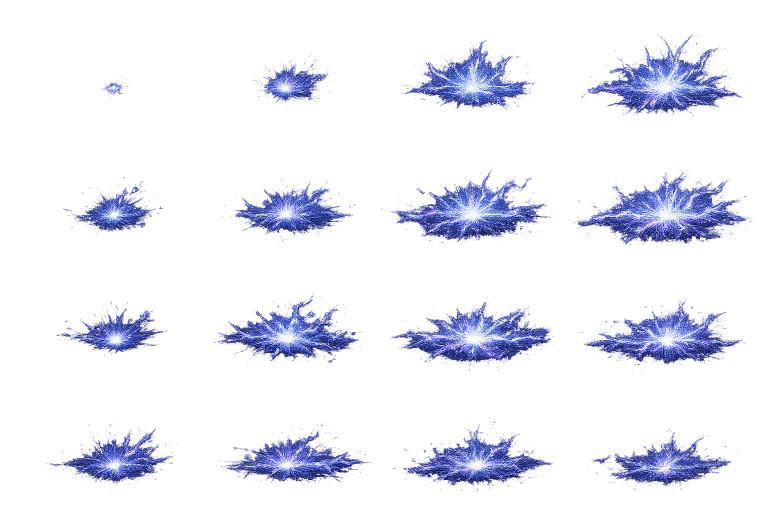
#> input picture client/VFX _1/EMP Strike skill.png, 1536 x 1024 px, found by its file name (shown at 1/2 size)
$ python cut_vfx.py
#> lines starting #> are read from the running program, lines starting #| are printed output that depends on the picture
"""
VFX Sprite Sheet Cutter + Packer  v2
Cuts each sheet into frames, pads uniformly (no content-shift centering),
packs into a horizontal sprite sheet for Phaser.
Output: client/assets/vfx/{name}/ (PNGs) + {name}_sheet.png + vfx_manifest.json
"""
from PIL import Image
import numpy as np
import os, json, math

SRC = r"C:\Work\stellar-drift\client\VFX _1"
DST = r"C:\Work\stellar-drift\client\assets\vfx"

# ── Grid definitions (cols, rows, frame_count, folder) ─────────────────────
GRIDS = {
    "EMP Strike skill.png":          ("emp_strike",        4, 4, 16),
    "Engine particle.png":           ("engine_particle",   3, 4, 12),
    "Hull hit.png":                  ("hull_hit",          4, 4, 16),
    "Laser beam1.png":               ("laser_beam1",       4, 3, 12),
    "Laser beam2.png":               ("laser_beam2",       4, 2,  8),
    "Plasma bolt.png":               ("plasma_bolt",       4, 4, 16),
    "plasma burst skill effect.png": ("plasma_burst",      4, 4, 16),
    "Repair Pulse skill.png":        ("repair_pulse",      4, 4, 16),
    "Targeting reticle.png":         ("targeting_reticle", 4, 4, 16),
}

FPS = {
    "emp_strike": 16, "engine_particle": 12, "hull_hit": 16,
    "laser_beam1": 12, "laser_beam2": 12, "plasma_bolt": 14,
    "plasma_burst": 14, "repair_pulse": 12, "targeting_reticle": 10,
}

TWEEN = {
    "emp_strike":        dict(scaleFrom=0.30, scalePeak=1.10, scaleEnd=0.85, alphaEnd=0.0, introDur=300, outroDur=250, ease="Quint.Out"),
    "engine_particle":   dict(scaleFrom=0.70, scalePeak=1.00, scaleEnd=1.00, alphaEnd=0.6, introDur=200, outroDur=350, ease="Sine.Out"),
    "hull_hit":          dict(scaleFrom=0.40, scalePeak=1.15, scaleEnd=0.90, alphaEnd=0.0, introDur=200, outroDur=280, ease="Back.Out"),
    "laser_beam1":       dict(scaleFrom=0.05, scalePeak=1.00, scaleEnd=0.90, alphaEnd=0.1, introDur=60,  outroDur=200, ease="Expo.Out"),
    "laser_beam2":       dict(scaleFrom=0.20, scalePeak=1.20, scaleEnd=1.00, alphaEnd=0.0, introDur=100, outroDur=200, ease="Back.Out"),
    "plasma_bolt":       dict(scaleFrom=0.30, scalePeak=1.00, scaleEnd=0.95, alphaEnd=0.1, introDur=160, outroDur=280, ease="Sine.Out"),
    "plasma_burst":      dict(scaleFrom=0.25, scalePeak=1.10, scaleEnd=0.90, alphaEnd=0.0, introDur=240, outroDur=300, ease="Quint.Out"),
    "repair_pulse":      dict(scaleFrom=0.45, scalePeak=1.05, scaleEnd=1.00, alphaEnd=0.1, introDur=350, outroDur=400, ease="Sine.InOut"),
    "targeting_reticle": dict(scaleFrom=1.50, scalePeak=1.00, scaleEnd=1.00, alphaEnd=0.8, introDur=500, outroDur=300, ease="Expo.Out"),
}

PAD = 0.10   # padding fraction added on each side of the raw cell


def cut_and_pad(path, nc, nr, nframes, pad=PAD):
    """
    Cut sprite sheet into padded RGBA frames.
    Each raw cell is placed centered on a canvas that is (1 + 2*pad) larger.
    Returns list of PIL Images and the output (fw, fh).
    """
#> called with nc = 4, nr = 4, nframes = 16, pad = 0.1
    img = Image.open(path).convert("RGBA")
#> img is the input picture: PIL image 1536x1024 RGBA; mean R, G, B, A 19.1, 20.8, 37.6, 33.3
    W, H = img.size
#> W = 1536; H = 1024
    arr = np.array(img)

    # Compute cell boundaries using linspace (handles non-integer divisions)
    xs = [int(round(i * W / nc)) for i in range(nc + 1)]
#> xs = [0, 384, 768, 1152, 1536]
    ys = [int(round(i * H / nr)) for i in range(nr + 1)]
#> ys = [0, 256, 512, 768, 1024]

    # Max cell size across all cells (usually uniform, except rounding)
    cell_w = max(xs[c + 1] - xs[c] for c in range(nc))
#> cell_w = 384
    cell_h = max(ys[r + 1] - ys[r] for r in range(nr))
#> cell_h = 256

    # Output frame size: cell + symmetric padding, rounded to even
    fw = int(math.ceil(cell_w * (1 + 2 * pad) / 2) * 2)
#> fw = 462
    fh = int(math.ceil(cell_h * (1 + 2 * pad) / 2) * 2)

    frames = []
    for idx in range(nframes):
        row = idx // nc
        col = idx % nc
        x0, x1 = xs[col], xs[col + 1]
        y0, y1 = ys[row], ys[row + 1]
        cell_crop = arr[y0:y1, x0:x1, :]
        cw = x1 - x0
        ch = y1 - y0

        # Place cell centered on the padded canvas
        canvas = Image.new("RGBA", (fw, fh), (0, 0, 0, 0))
        ox = (fw - cw) // 2
        oy = (fh - ch) // 2
        canvas.paste(Image.fromarray(cell_crop), (ox, oy))
        frames.append(canvas)
#> this loop made 16 passes
#> pass 1, in cut_and_pad, `cell_crop = arr[y0:y1, x0:x1, :]`:
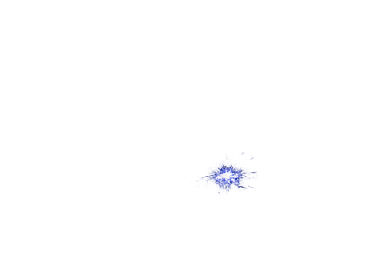
#> cell_crop: shape (256, 384, 4); mean R, G, B, A 2.1, 2.5, 3.5, 1.3; transparent parts drawn white
#> pass 3, in cut_and_pad, `cell_crop = arr[y0:y1, x0:x1, :]`:
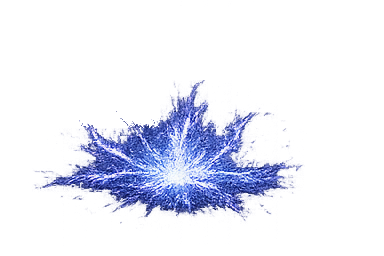
#> cell_crop: shape (256, 384, 4); mean R, G, B, A 22.3, 25, 43.8, 37.3; transparent parts drawn white
#> after the loop:
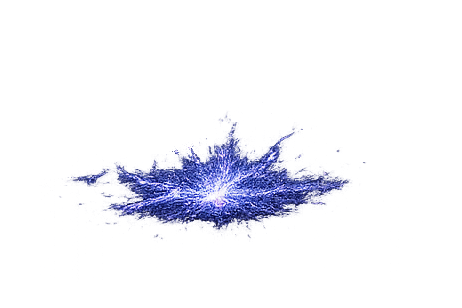
#> canvas: PIL image 462x308 RGBA; mean R, G, B, A 10.8, 11.6, 21.9, 19.7; transparent parts drawn white
#> after the loop:
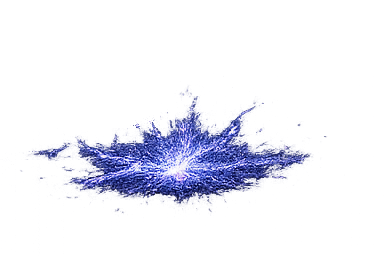
#> cell_crop: shape (256, 384, 4); mean R, G, B, A 15.7, 16.8, 31.6, 28.6; transparent parts drawn white
#> after the loop, frames = 16 items

    return frames, fw, fh


def pack_sheet(frames, fw, fh):
    """Horizontal sprite sheet: all frames in one row."""
    n = len(frames)
    sheet = Image.new("RGBA", (fw * n, fh), (0, 0, 0, 0))
    for i, img in enumerate(frames):
        sheet.paste(img, (i * fw, 0))
    return sheet


os.makedirs(DST, exist_ok=True)
manifest = {}

for fname, (folder, nc, nr, nframes) in GRIDS.items():
    src_path = os.path.join(SRC, fname)
    print(f"\nProcessing: {fname}")

    frames, fw, fh = cut_and_pad(src_path, nc, nr, nframes)
#> frames = 16 items; fw = 462; fh = 308
    print(f"  Grid {nc}x{nr} -> {nframes} frames, output {fw}x{fh} each")
#|   Grid 4x4 -> 16 frames, output 462x308 each

    # Save individual frames
    frame_dir = os.path.join(DST, folder)
    os.makedirs(frame_dir, exist_ok=True)
    for i, img in enumerate(frames):
        img.save(os.path.join(frame_dir, f"frame_{i:02d}.png"))
#> this loop made 16 passes
#> pass 1, `img.save(os.path.join(frame_dir, f"frame_{i:02d}.png"))`:
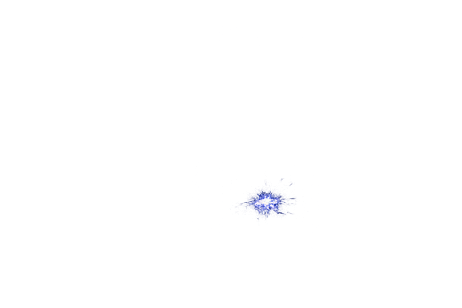
#> saved as frame_00.png: PIL image 462x308 RGBA; mean R, G, B, A 1.4, 1.8, 2.4, 0.9; transparent parts drawn white
#> pass 2, `img.save(os.path.join(frame_dir, f"frame_{i:02d}.png"))`:
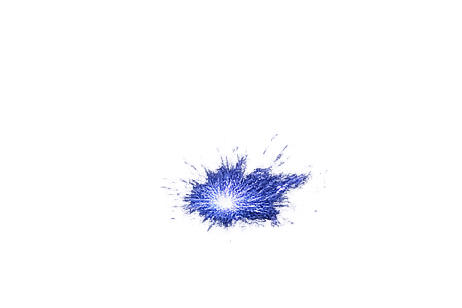
#> saved as frame_01.png: PIL image 462x308 RGBA; mean R, G, B, A 6.2, 6.8, 12.7, 8.9; transparent parts drawn white

    # Save sprite sheet
    sheet = pack_sheet(frames, fw, fh)
#> in pack_sheet, `n = len(frames)`: n = 16
#> in pack_sheet, `sheet = Image.new("RGBA", (fw * n, fh), (0, 0, 0, 0))`: sheet: PIL image 7392x308 RGBA; every value is 0
#> the loop in pack_sheet, `for i, img in enumerate(frames):` made 16 passes
#> after the loop in pack_sheet, `for i, img in enumerate(frames):`:
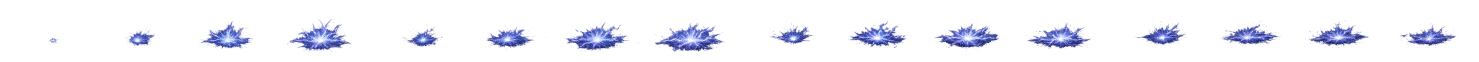
#> sheet: PIL image 7392x308 RGBA (shown at 1/5 size); mean R, G, B, A 13.2, 14.4, 26, 23; transparent parts drawn white
    sheet_path = os.path.join(DST, f"{folder}_sheet.png")
    sheet.save(sheet_path)
    print(f"  Saved: {folder}_sheet.png  ({fw*nframes}x{fh})")
#|   Saved: emp_strike_sheet.png  (7392x308)

    manifest[folder] = {
        "sheet":       f"assets/vfx/{folder}_sheet.png",
        "frameWidth":  fw,
        "frameHeight": fh,
        "frameCount":  nframes,
        "fps":         FPS[folder],
        "tween":       TWEEN[folder],
    }
#> pass 2 of the loop `for fname, (folder, nc, nr, nframes) in GRIDS.items():`:
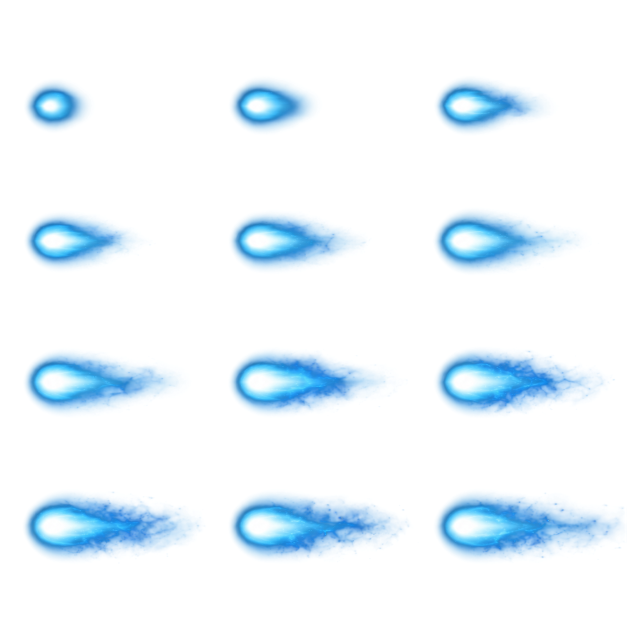
#> input picture client/VFX _1/Engine particle.png, 1254 x 1254 px, found by its file name (shown at 1/2 size)
#> in cut_and_pad, img is the input picture: PIL image 1254x1254 RGBA; mean R, G, B, A 18.7, 41.8, 57.9, 27.5
#> xs = [0, 418, 836, 1254]
#> ys = [0, 314, 627, 940, 1254]
#> cell_w = 418
#> cell_h = 314
#> in cut_and_pad (call 2), `fw = int(math.ceil(cell_w * (1 + 2 * pad) / 2) * 2)`: fw = 502
#> in cut_and_pad (call 2), `fh = int(math.ceil(cell_h * (1 + 2 * pad) / 2) * 2)`: fh = 378
#> the loop in cut_and_pad (call 2), `for idx in range(nframes):` made 12 passes
#> (x0, x1, y0, y1, ch) on passes 1 to 8: (0, 418, 0, 314, 314), (418, 836, 0, 314, 314), (836, 1254, 0, 314, 314), (0, 418, 314, 627, 313), (418, 836, 314, 627, 313), (836, 1254, 314, 627, 313), (0, 418, 627, 940, 313), (418, 836, 627, 940, 313)
#> after the loop in cut_and_pad (call 2), `for idx in range(nframes):`:
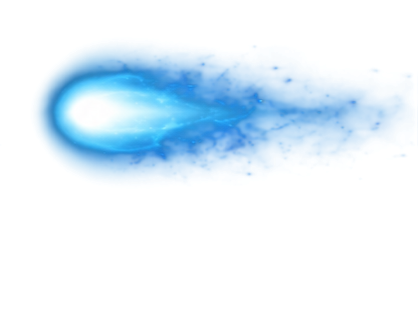
#> cell_crop: shape (314, 418, 4); mean R, G, B, A 24.9, 60.1, 86, 39.3; transparent parts drawn white
#> after the loop in cut_and_pad (call 2), `for idx in range(nframes):`: frames = 12 items
#> `frames, fw, fh = cut_and_pad(src_path, nc, nr, nframes)`: fw = 502; fh = 378
#|   Grid 3x4 -> 12 frames, output 502x378 each
#> the loop `for i, img in enumerate(frames):` made 12 passes
#> n = 12
#> the loop in pack_sheet (call 2), `for i, img in enumerate(frames):` made 12 passes
#> after the loop in pack_sheet (call 2), `for i, img in enumerate(frames):`:
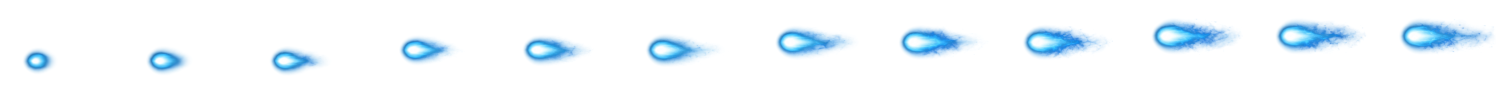
#> sheet: PIL image 6024x378 RGBA (shown at 1/4 size); mean R, G, B, A 12.9, 28.9, 40, 19; transparent parts drawn white
#|   Saved: engine_particle_sheet.png  (6024x378)
#> pass 3 of the loop `for fname, (folder, nc, nr, nframes) in GRIDS.items():`:
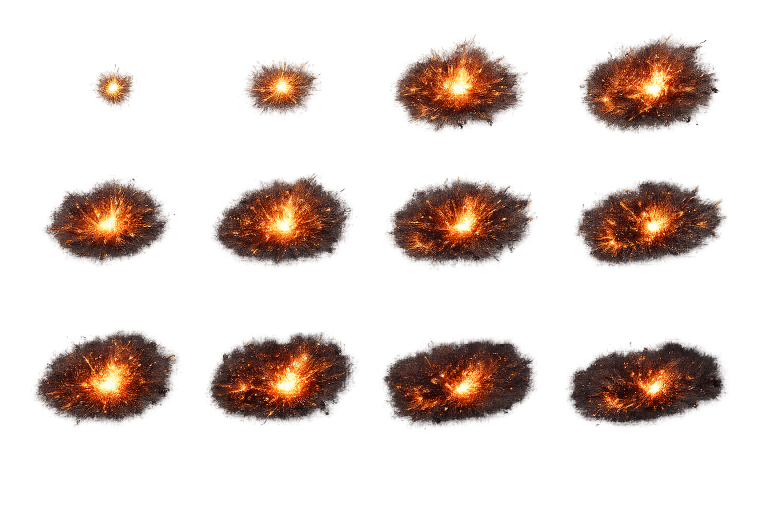
#> input picture client/VFX _1/Hull hit.png, 1536 x 1024 px, found by its file name (shown at 1/2 size)
#> in cut_and_pad, img is the input picture: PIL image 1536x1024 RGBA; mean R, G, B, A 33.6, 20.8, 15, 56.1
#> xs = [0, 384, 768, 1152, 1536]
#> ys = [0, 256, 512, 768, 1024]
#> cell_w = 384
#> cell_h = 256
#> in cut_and_pad (call 3), `fw = int(math.ceil(cell_w * (1 + 2 * pad) / 2) * 2)`: fw = 462
#> in cut_and_pad (call 3), `fh = int(math.ceil(cell_h * (1 + 2 * pad) / 2) * 2)`: fh = 308
#> the loop in cut_and_pad (call 3), `for idx in range(nframes):` made 16 passes
#> (x0, x1, y0, y1) on passes 1 to 8: (0, 384, 0, 256), (384, 768, 0, 256), (768, 1152, 0, 256), (1152, 1536, 0, 256), (0, 384, 256, 512), (384, 768, 256, 512), (768, 1152, 256, 512), (1152, 1536, 256, 512)
#> after the loop in cut_and_pad (call 3), `for idx in range(nframes):`:
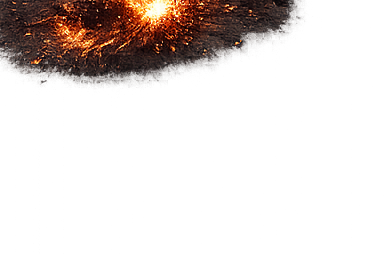
#> cell_crop: shape (256, 384, 4); mean R, G, B, A 19.1, 11.3, 8.5, 46.7; transparent parts drawn white
#> after the loop in cut_and_pad (call 3), `for idx in range(nframes):`: frames = 16 items
#> `frames, fw, fh = cut_and_pad(src_path, nc, nr, nframes)`: fw = 462; fh = 308
#|   Grid 4x4 -> 16 frames, output 462x308 each
#> the loop `for i, img in enumerate(frames):` made 16 passes
#> n = 16
#> the loop in pack_sheet (call 3), `for i, img in enumerate(frames):` made 16 passes
#> after the loop in pack_sheet (call 3), `for i, img in enumerate(frames):`:
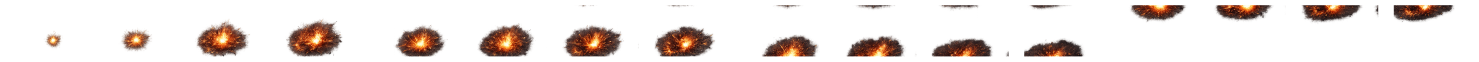
#> sheet: PIL image 7392x308 RGBA (shown at 1/5 size); mean R, G, B, A 23.2, 14.3, 10.3, 38.7; transparent parts drawn white
#|   Saved: hull_hit_sheet.png  (7392x308)
#> (the run stopped early here; a loop or call above may not have finished)
